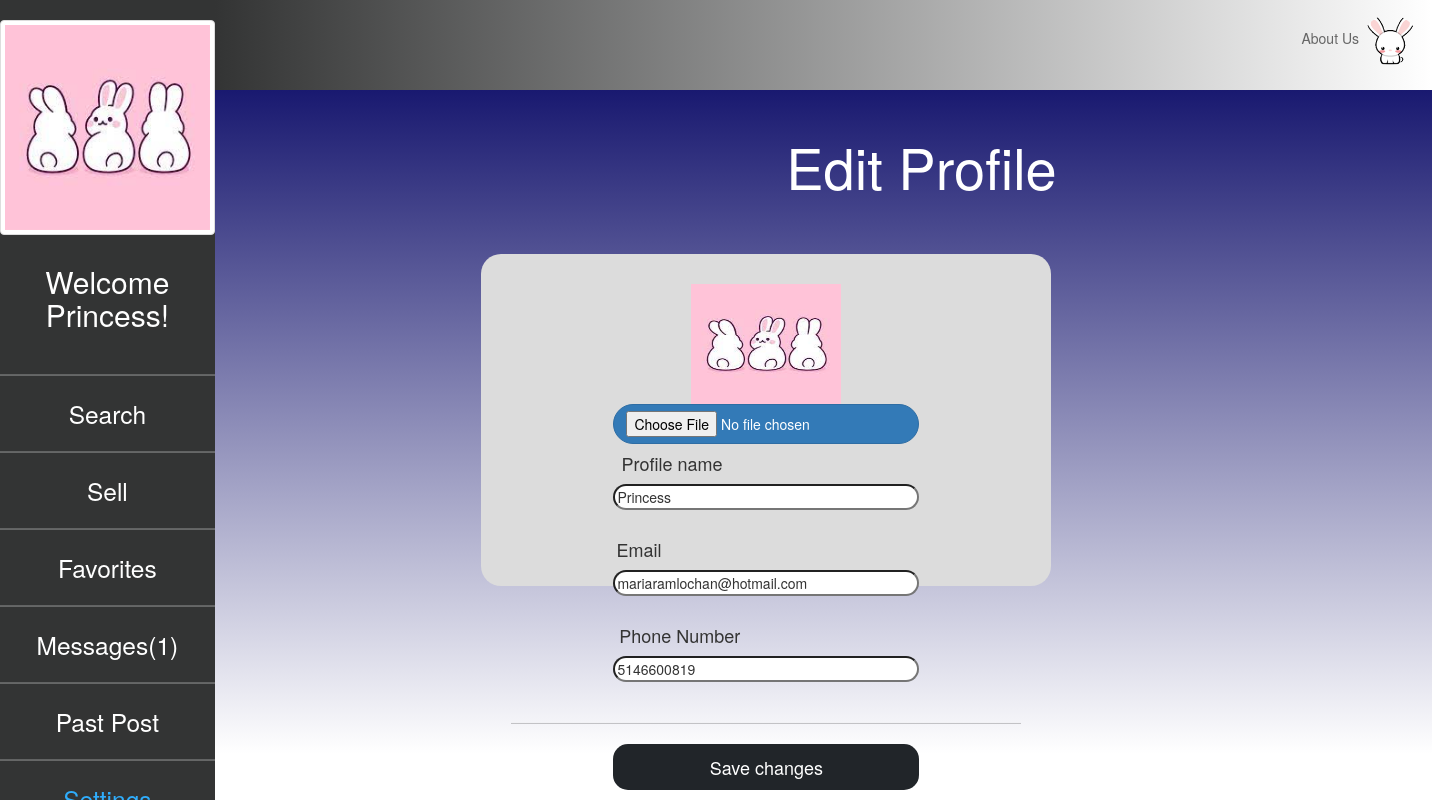
The page /Profile/edit/1 (signed in) on the database its author committed.
### tables this page shows
CREATE TABLE `profile` (
  `profile_id` int(11) NOT NULL,
  `user_id` int(11) NOT NULL,
  `profile_name` varchar(50) NOT NULL,
  `email` varchar(100) NOT NULL,
  `phone_num` varchar(10) NOT NULL,
  `profile_pic` varchar(50) NOT NULL
);

### app/core/Controller.php (called while the page is built, shortened)
<?php
class Controller{
	public function view($name,$data=null){
		include 'app/views/' . $name . '.php';
	}
}

### app/core/App.php (called while the page is built, shortened)
<?php
class App{
	private $method = 'index';
	public function __construct(){
		$url = $this->parseURL();
		if(isset($url[0])){
			unset($url[0]);
		}
		$this->controller = new $this->controller;
		if(isset($url[1])){
			if(method_exists($this->controller, $url[1])){
				$this->method = $url[1];
			}
			unset($url[1]);
		}
		$this->params = $url ? array_values($url) : [];
		call_user_func_array(array($this->controller, $this->method), $this->params);
	}
	public function parseURL(){
		if(isset($_GET['url'])){
			return explode('/', filter_var(rtrim($_GET['url'], '/'),FILTER_SANITIZE_URL));
		}
	}
}

### index.php (called while the page is built, shortened)
<?php
new \app\core\App();

### app/models/Profile.php (called while the page is built, shortened)
<?php
class Profile extends \app\core\Model{
	public function get($user_id){
        $SQL = 'SELECT * FROM profile WHERE user_id = :user_id';
        $STMT = self::$_connection->prepare($SQL);
        $STMT->execute(['user_id'=>$user_id]);
        $STMT->setFetchMode(\PDO::FETCH_CLASS,'app\\models\\Profile');
        return $STMT->fetch();
    }
}

### app/core/Model.php (called while the page is built, shortened)
<?php
class Model{
	public function __construct(){
		$username = 'root';
		$password = '';
		$host = 'localhost';
		$DBname = 'teamproject';
	}
}

### app/views/Profile/edit.php (the view, shortened to what this page needs)
<html>
<head>
    <link href="https://cdn.jsdelivr.net/npm/bootstrap@5.1.3/dist/css/bootstrap.min.css" rel="stylesheet"
>
    <link rel="stylesheet" href="/app/css/design.css">
    <link rel="stylesheet" href="https://maxcdn.bootstrapcdn.com/bootstrap/3.4.1/css/bootstrap.min.css">
</head>
<body id='container'>
<div class="sidenav">
    <center>
     <img src="<?=$_SESSION['profile_pic'] ?>" class='img-thumbnail img-fluid' alt="Responsive image" id='logo' alt="">
    <center>
    <h2 class="nav-title" style="color:white; margin-top: 30px">
        Welcome <?=$_SESSION['profile_name'] ?>!
    </h2>
    <div class="admin-navbar-items">
        <hr class="admin-hr">
        <a href="/Profile/index">Search</a>
        <hr class="admin-hr">
        <a href="/Item/add">Sell</a>
        <hr class="admin-hr">
        <a href="/Favorite/index">Favorites</a>
        <hr class="admin-hr">
        <a href="/Message/index">Messages(<?php echo $_SESSION['messages_count'] ?>)</a>
        <hr class="admin-hr">
        <a href="/Item/past">Past Post</a>
        <hr class="admin-hr">
    </div>
    </center>
    <div class="text-center setting-logout-position-admin">
        <a style="color: #2fadfc;" href="/Profile/settings">Settings</a>
    </div>
</div>
    <div class="p-4 topBar">
        <ul id="right-side">
            <a href="">About Us
                <img src="/images/bunny.gif" id="profilepic">
            </a>
        </ul>
    </div>
 <div class="blue-box">
    <div class="container" style="margin-left: 10%">
        <center>
        <div style='display:inline-block; margin-top: 4%'><h1 style="display:inline;color:white; width: 50%; font-size: 400%">
        Edit Profile</h1></div>
        </center>
    </div>
        <center>
            <div class="container">
                <div class="container p-5 insideColor" style="margin-right: 30%; width: 50%; height: 50%; margin-top: 5%">
                    <form action='' method='post' enctype='multipart/form-data'>
                        <img src='<?php echo $data['profile']->profile_pic; ?>' style='width:150px; height: 120px;'>
                            <input class="editDesign btn btn-primary" type="file" name="newPicture"
                                style="width: 60%; border-radius: 20px">
                        <h4 style="margin-right: 37%">Profile name</h4>
                            <input type='text' name='profile_name' value='<?php echo $data['profile']->profile_name; ?>'
                            style="width: 60%; border-radius: 15px"/><br><br>
                        <h4 style="margin-right: 50%">Email</h4>
                            <input type='text' name='email' value='<?php echo $data['profile']->email; ?>'
                            style="width: 60%; border-radius: 15px"/><br><br>
                        <h4 style="margin-right: 34%">Phone Number</h4>
                            <input type='text' name='phone_num' value='<?php echo $data['profile']->phone_num; ?>'
                            style="width: 60%; border-radius: 15px"/><br><br><hr>
                        <input type='submit' name='action' value='Save changes' class="btn btn-dark btn-lg"
                        style="width: 60%; border-radius: 15px"/>
                    </form>
                </div>
            </div>
        </center></div>
</body>
</html>

### app/css/design.css (style rules this page uses)
#container { width: 100%; height: 83%; }
.sidenav { height: 100%; width: 15%; position: fixed; z-index: 1; top: 0; left: 0; background-color: #333434; overflow-x: hidden; padding-top: 20px; }
.sidenav a { text-decoration: none; font-size: 175%; color: white; display: block; }
.admin-navbar-items { margin-top: 20%; }
.admin-hr { color: white; width: 340px; }
.blue-box { margin-left: 15%; width: 85%; height: 100%; background-image: linear-gradient(to top, rgba(25,25,112,0), rgba(25,25,112,1)); }
.container { position: center; border-radius: 20px; }
.topBar { background-image: linear-gradient(to left, rgba(51, 52, 52,0), rgba(51, 52, 52,1)); color: #666666; margin-left: 15%; width: 85%; display: inline-block; }
.topBar a { color: #666666; vertical-align: middle; }
#right-side { display: inline; float: right; text-align: right; }
#right-side a { vertical-align: middle; }
#profilepic { height:50px; width: auto; border-radius:50px; }
.modal-body, h4 { color: white; }
.insideColor { background-color: #DCDCDC; }

### rows shown on the page
profile: profile_pic (picture), profile_name "Princess", email "mariaramlochan@hotmail.com", phone_num "5146600819"

### other values the page prints
$_SESSION['profile_name'] "Princess"
$_SESSION['messages_count'] "1"
